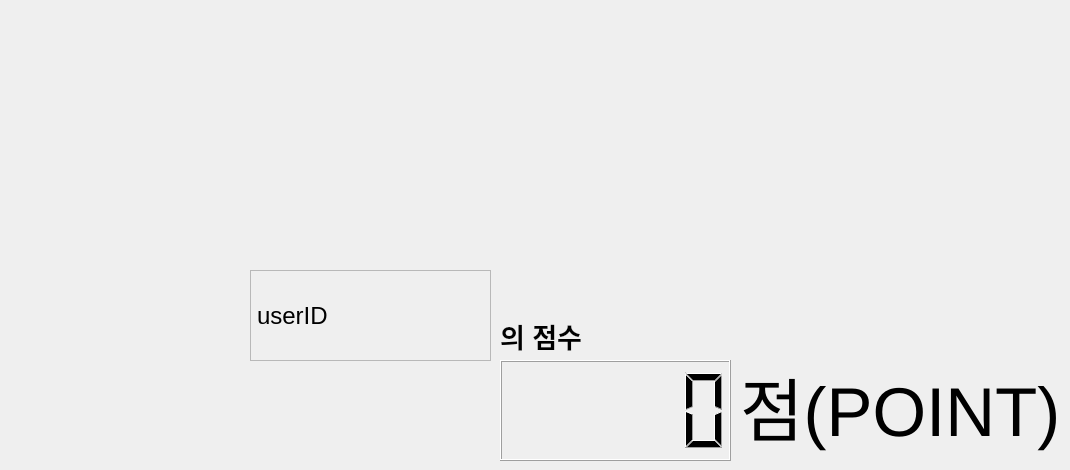
    <widget class="QWidget" name="page_3">
     <widget class="QLabel" name="std_id">
      <property name="geometry">
       <rect>
        <x>250</x>
        <y>270</y>
        <width>241</width>
        <height>91</height>
       </rect>
      </property>
      <property name="font">
       <font>
        <pointsize>18</pointsize>
       </font>
      </property>
      <property name="frameShape">
       <enum>QFrame::StyledPanel</enum>
      </property>
      <property name="text">
       <string>userID</string>
      </property>
     </widget>
     <widget class="QLabel" name="label_20">
      <property name="geometry">
       <rect>
        <x>500</x>
        <y>320</y>
        <width>91</width>
        <height>31</height>
       </rect>
      </property>
      <property name="font">
       <font>
        <pointsize>20</pointsize>
        <weight>75</weight>
        <bold>true</bold>
       </font>
      </property>
      <property name="text">
       <string>의 점수</string>
      </property>
     </widget>
     <widget class="QLCDNumber" name="std_score">
      <property name="geometry">
       <rect>
        <x>500</x>
        <y>360</y>
        <width>231</width>
        <height>101</height>
       </rect>
      </property>
     </widget>
     <widget class="QLabel" name="label_18">
      <property name="geometry">
       <rect>
        <x>740</x>
        <y>360</y>
        <width>321</width>
        <height>91</height>
       </rect>
      </property>
      <property name="font">
       <font>
        <pointsize>52</pointsize>
       </font>
      </property>
      <property name="text">
       <string>점(POINT)</string>
      </property>
     </widget>
    </widget>
